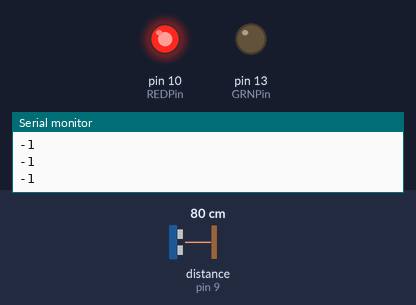
Bench run of a sketch on a simulated Arduino Uno, built with avr-gcc and run on an emulated ATmega328P. Parts: output pins drawn as LEDs (lit = HIGH), the last lines printed to the serial monitor. Wiring (inferred from the names in the program): ultrasonic range finder: trigger pin 8; echo pin 9. The test bench sets the inputs (shaded band); at power-on: distance to the obstacle (sensor on pin 9) 80 cm. The echo pulse lasts 58.3 µs per cm; pins used as bus, display or sensor lines are not drawn.

Above: at 1.2 s.
1.3 s: distance to the obstacle (sensor on pin 9) set to 12 cm
2.8 s: distance to the obstacle (sensor on pin 9) set to 9 cm
At 3.7 s:
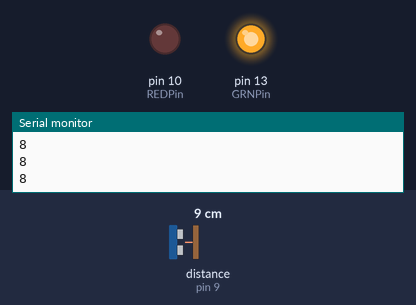
4.3 s: distance to the obstacle (sensor on pin 9) set to 18 cm
At 4.9 s:
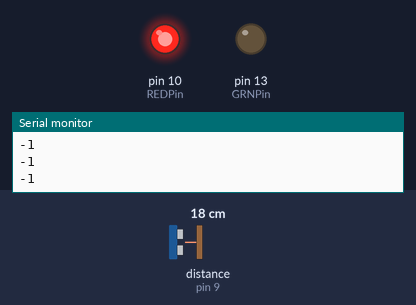
5.8 s: distance to the obstacle (sensor on pin 9) set to 2 cm
At 7.1 s:
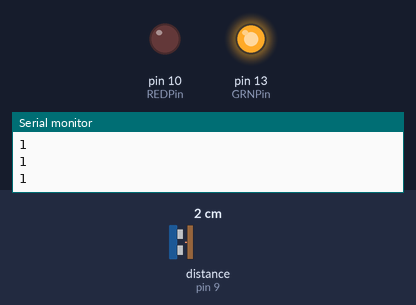
Timing chart, 0 to 8.3 s (numbered marks = the images above; inputs shaded):
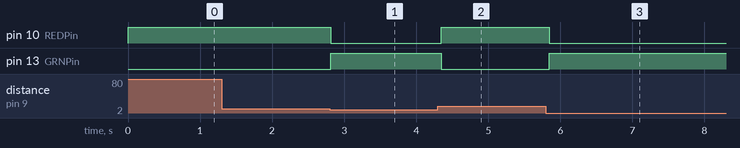

The sketch:

HC-SR04_beginner.ino
```cpp
/*
 HC-SR04 Ping distance sensor:
 VCC to arduino 5v
 GND to arduino GND
 Echo to Arduino pin 7
 Trig to Arduino pin 8

 Red LED:
 Arduino pin 13 to 100 mA resistor to positive leg of LED
 Negative leg of LED to ground

 Green LED:
 Arduino pin 10 to 100 mA resistor to positive leg of LED
 Negative leg of LED to ground

 This sketch originates from Virtualmix: http://goo.gl/kJ8Gl
 Has been modified by Winkle ink here: http://winkleink.blogspot.com.au/2012/05/arduino-hc-sr04-ultrasonic-distance.html
 And modified further by ScottC here: http://arduinobasics.blogspot.com.au/2012/11/arduinobasics-hc-sr04-ultrasonic-sensor.html
 on 10 Nov 2012.

 This sketch was re-worked by Yeti Detective on 9/11/2016 to light a green LED
 when the sensor is not detecting an echo within the specified range and a red
 LED when it does detect an echo within the specified range

 */


#define echoPin 9 // Echo Pin
#define trigPin 8 // Trigger Pin
#define REDPin 10 // Red LED
#define GRNPin 13 // Green LED

int maximumRange = 10; // Maximum range needed
int minimumRange = 0; // Minimum range needed
long duration, distance; // Duration used to calculate distance

void setup() {
 Serial.begin (9600);
 pinMode(trigPin, OUTPUT);
 pinMode(echoPin, INPUT);
 pinMode(REDPin, OUTPUT); // Use LED indicator (if required)
 pinMode(GRNPin, OUTPUT); // Green LED, yo
}

void loop() {
/* The following trigPin/echoPin cycle is used to determine the
 distance of the nearest object by bouncing soundwaves off of it. */
 digitalWrite(trigPin, LOW);
 delayMicroseconds(2);

 digitalWrite(trigPin, HIGH);
 delayMicroseconds(10);

 digitalWrite(trigPin, LOW);
 duration = pulseIn(echoPin, HIGH);

 //Calculate the distance (in cm) based on the speed of sound.
 distance = duration/58.2;

 if (distance >= maximumRange || distance <= minimumRange){
 /* Send a negative number to computer and Turn LED ON
 to indicate "out of range" */
 Serial.println("-1");
 digitalWrite(REDPin, HIGH);
 digitalWrite(GRNPin, LOW);
 }
 else {
 /* Send the distance to the computer using Serial protocol, and
 turn LED OFF to indicate successful reading. */
 Serial.println(distance);
 digitalWrite(REDPin, LOW);
 digitalWrite(GRNPin, HIGH);
 }

 //Delay 50ms before next reading.
 delay(50);
}
```

Measured:
- the behaviour switches between 11 and 10 cm on distance to the obstacle (sensor on pin 9) (found by bisection; images 0 and 1)
- after the input at 2.8 s, pin 10 (REDPin): HIGH → LOW at once; pin 13 (GRNPin): LOW → HIGH at once
- after the input at 4.3 s, pin 10 (REDPin): LOW → HIGH after 0.05 s; pin 13 (GRNPin): HIGH → LOW after 0.05 s
- after the input at 5.8 s, pin 10 (REDPin): HIGH → LOW at once; pin 13 (GRNPin): LOW → HIGH at once
